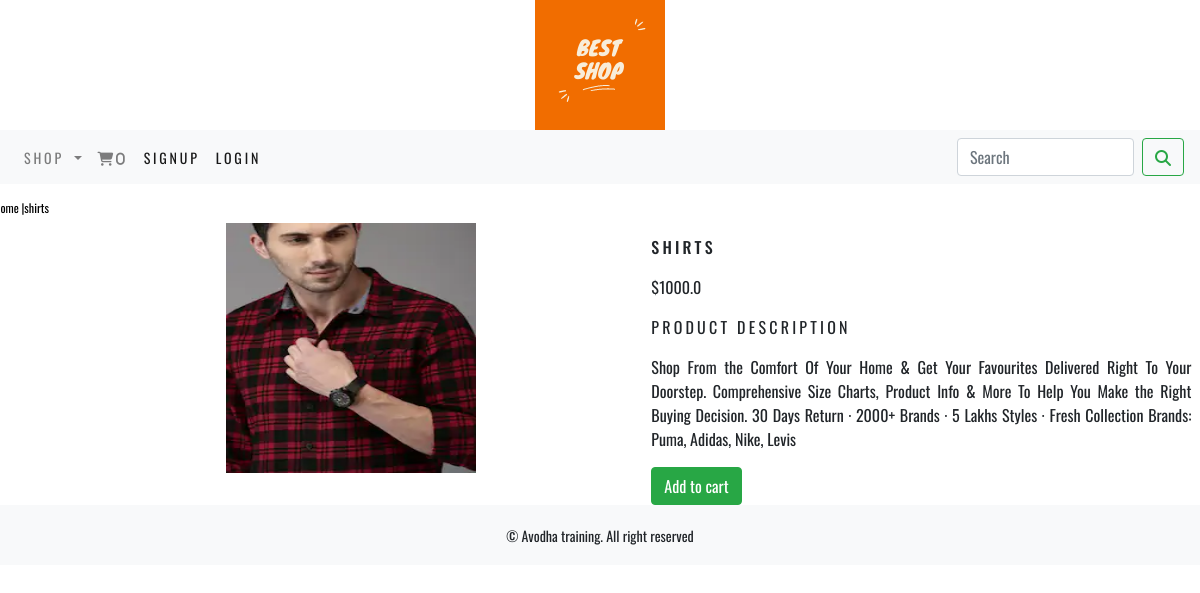
The app's page /ecommerceapp/mens-dress/shirts/ with its own data.
### ecommerceapp/models.py (models this page shows, shortened)
class product(models.Model):
    name = models.CharField(max_length=250, unique=True)
    slug = models.SlugField(max_length=250, unique=True)
    desc = models.TextField(blank=True)
    image = models.ImageField(upload_to="Product", blank=True)
    category = models.ForeignKey(category, on_delete=models.CASCADE)
    price = models.FloatField()
    stock = models.IntegerField()
    available = models.BooleanField(default=True)
    created = models.DateTimeField(auto_now=True)
    class Meta:
        ordering = ('name',)
        verbose_name = 'product'
        verbose_name_plural = 'products'
    def __str__(self):
        return '{}'.format(self.name)

### ecommerceapp/views.py (the view)
# urls.py: path('<slug:c_slug>/<slug:product_slug>/',views.ProdCatDetail,name="ProdCatDetail"),
def ProdCatDetail(request, c_slug, product_slug):
    print(c_slug)
    try:
        products = product.objects.get(category__slug=c_slug, slug=product_slug)
        print(products)
    except Exception as e:
        products =""
        raise e
    return render(request, "product.html", {'products': products})

### cart/context_processors.py (called while the page is built)
def counter(request):
    item_count = 0
    if 'admin' in request.path:
        return {}
    else:
        try:
            cart = Cart.objects.filter(cart_id=_cart_id(request))
            cart_items = CartItem.objects.all().filter(cart=cart[:1])
            for cart_item in cart_items:
                item_count+=cart_item.quantity
        except Cart.DoesNotExit:
            item_count = 0
        return dict(item_count=item_count)

### cart/views.py (called while the page is built)
def _cart_id(request):
    cart = request.session.session_key
    print(cart)
    if not cart:
        cart = request.session.create()
    return cart

### ecommerceapp/context_processors.py (called while the page is built)
def menu_links(request):
    links = category.objects.all()
    return dict(links=links)

### ecommerceapp/models.py (called while the page is built)
    def get_url(self):
        return reverse("ecommerceapp:products_by_category", args=[self.slug])

### templates/product.html (shortened to what this page needs)
{% extends 'base.html' %}
{% load static %}
{% block content %}
<div class="row my_prod_row_class">
    <div class="mx-auto">
        <p><a href="{% url 'ecommerceapp:allProdCat' %}">Home</a> |<a href="{{products.category.get_url}}"></a>{{products.name}}</p>
    </div>
    <div class="container">
        <br>
        <div class="row">
            <div class="col-12 col-sm-12 col-md-12 col-lg-6 text-center">
                <div style="min-width:18rem;">
                <img src="{{products.image.url}}" style="width:250px;height:250px;" alt="{{products.name}}">
            </div>
        </div>
        <div class="col-12 col-sm-12 col-md-12 col-lg-6">
            <div>
                <h1 class="my_prod_title">{{products.name}}</h1>
                <p>${{products.price}}</p>
                <p class="my_title">product description</p>
                <p class="text-justify my_prod_text">{{products.desc}}</p>
                {% if products.stock <= 0 %}
                    <p class="text-justify my_prod_text"><b>Out of stocks</b></p>
                {% else %}
                    <a href="{% url 'cart:add_cart' products.pk %}" class="btn btn-success">Add to cart</a>
                {% endif %}
            </div>
        </div>
    </div>
</div>
{% endblock %}

### static/css/custom.css (style rules this page uses)
body { font-family: 'Oswald', sans-serif; }
.my_title { font-size:16px; text-transform:uppercase; letter-spacing:.2em; }
.my_prod_row_class { padding-top:15px; padding:bottom:20px; }
.my_prod_row_class .mx-auto p { color:#000; font-size:12px; }
.my_prod_row_class .mx-auto p a { color:#000; font-size:12px; text-declaration:none; }
.my_prod_title { font-size:16px; text-transform:uppercase; letter-spacing:.2em; padding-top:15px; padding-bottom:10px; }

### records on screen
product: name "shirts", image (picture), name "SHIRTS", price "1000.0", desc "Shop From the Comfort Of Your Home & Get Your Favourites Delivered Right To Your Doorstep. Comprehensive Size Charts, Product Info & More To Help You Make the Right Buying Decision. 30 Days Return · 2000+ Brands · 5 Lakhs Styles · Fresh Collection Brands: Puma, Adidas, Nike, Levis"

### other values on screen
{{ item_count }} "0"
